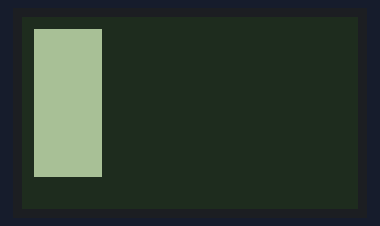
Bench run of a program on a simulated Raspberry Pi (BCM pin numbers). Shown: 84×48 one-colour display. What the program prints to the terminal is not drawn.

Above: at 0.1 s.

The program:

ADC_SPI_test2.py
```python
import spidev
#import RPi.GPIO as GPIO
import time

import Adafruit_Nokia_LCD as LCD
import Adafruit_GPIO.SPI as SPI
import Adafruit_GPIO as GPIO

import Image
import ImageDraw
import ImageFont

# Raspberry Pi hardware SPI config:
DC = 23
RST = 24
SPI_PORT = 0
SPI_DEVICE = 0 #escolher o porto spi 0 ou 1 (GPIO 6/7)
ADC_DEVICE =1

# Hardware SPI usage:
disp = LCD.PCD8544(DC, RST, spi=SPI.SpiDev(SPI_PORT, SPI_DEVICE, max_speed_hz=4000000))
#leitura

disp.begin(contrast=60)
disp.clear()
disp.display()
font = ImageFont.load_default()

# Create blank image for drawing.
image = Image.new('1', (LCD.LCDWIDTH, LCD.LCDHEIGHT))

# Get drawing object to draw on image.
draw = ImageDraw.Draw(image)
tanquexl=2
tanquexr=20
tanqueyb=2
tanqueyt=40


#tanque
draw.rectangle((tanquexl,tanqueyb,tanquexr,tanqueyt), outline=0, fill=255)
#agua
#draw.rectangle((tanquexl,(nivel+2),tanquexr,tanqueyt), outline=0, fill=0)


#draw.text((22,30),'%.2f %%' % (recebido), font=font)
#disp.image(image)
#disp.display()

#GPIO.setmode(GPIO.BCM)
#GPIO.setup(ss, GPIO.OUT,initial=1)


spi =spidev.SpiDev()
spi.open(SPI_PORT,ADC_DEVICE)
spi.max_speed_hz = 10000000
spi.mode = 0b01

#GPIO.output(ss, 0)

print 'Enviado'
print spi.xfer([0b10000000])
print 'Recebido: '
recebido=spi.readbytes(2)

try:
        while True:
	    	spi.xfer([0b10000000])
            	rec=spi.readbytes(2)
		print "ADC Result: ",rec
            	time.sleep(0.02)
		total=rec[0]*255+rec[1]
		tensao=float(total)*5/65535
		print 'Voltage= {0:.2f}'.format(tensao),

		nivel=40-((tensao*20*4)/10)
		draw.rectangle((tanquexl,(nivel+2),tanquexr,tanqueyt), outline=0, fill=0)
		draw.text((22,30),'%.2f %%' % (tensao*20), font=font)

		disp.clear()
		disp.image(image)
		disp.display()

except KeyboardInterrupt:
        spi.close()
        sys.exit(0)
```
